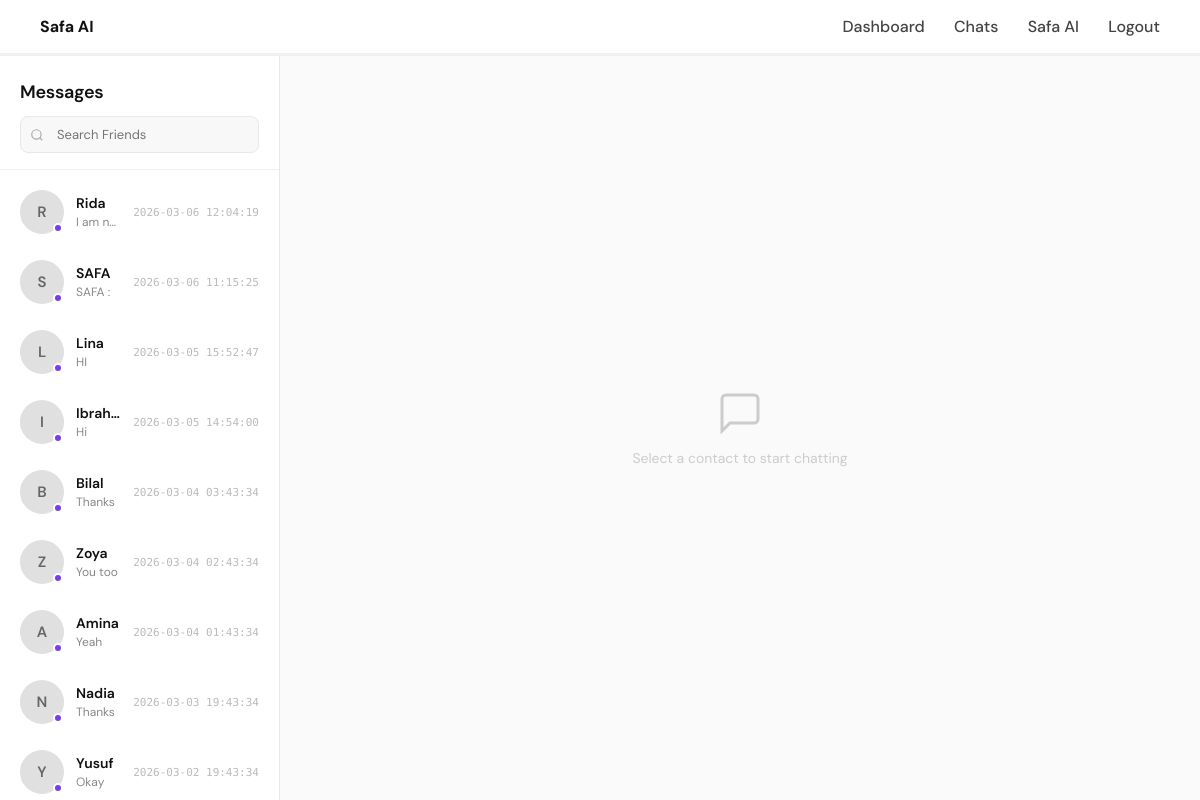
/chats (signed in), run on the app's committed database.
### tables this page shows
CREATE TABLE ai_chat (
    id INTEGER PRIMARY KEY AUTOINCREMENT,
    user_id INTEGER,
    contact_name TEXT,
    sender TEXT,
    message TEXT,
    timestamp DATETIME DEFAULT CURRENT_TIMESTAMP
);

### app.py (the view, shortened to what this page needs)
@app.route("/chats", methods=["GET", "POST"])
def chats():
    if "user_id" not in session:
        return redirect(url_for("login"))
    import sqlite3
    from datetime import datetime
    import pytz
    import random
    conn = sqlite3.connect("database.db")
    cursor = conn.cursor()
    ist = pytz.timezone("Asia/Kolkata")
    contact = request.args.get("contact")
    chats = []
    contacts_list = []
    cursor.execute("""
        SELECT contact_name, message, timestamp
        FROM ai_chat
        WHERE user_id = ?
        ORDER BY timestamp DESC
    """, (session["user_id"],))
    rows = cursor.fetchall()
    contacts = {}
    for name, message, timestamp in rows:
        if name not in contacts:
            contacts[name] = {
                "last_message": message,
                "timestamp": timestamp
            }
    contacts_list = [
        (name, data["last_message"], data["timestamp"])
        for name, data in contacts.items()
    ]
    conn.close()
    return render_template(
        "chats.html",
        contacts=contacts_list,
        chats=chats,
        selected_contact=contact
    )

### templates/chats.html (shortened to what this page needs)
{% extends "base.html" %}
{% block content %}
<div class="chat-container">
    <div class="contact-list">
        <div class="contact-list-header">
            <h2>Messages</h2>
            <div class="contact-search">
                <input type="text" placeholder="Search Friends">
            </div>
        </div>
        <div class="contact-scroll">
            {% for name, last_message, timestamp in contacts %}
            <a href="/chats?contact={{ name }}" class="contact-item {% if name == selected_contact %}active{% endif %}">
                <div class="contact-avatar">
                    {{ name[0] }}
                    <span class="status-dot online"></span>
                </div>
                <div class="contact-info">
                    <div class="contact-name">{{ name }}</div>
                    <div class="contact-preview">{{ last_message }}</div>
                </div>
                <div class="contact-meta">
                    <span class="contact-time">{{ timestamp }}</span>
                </div>
            </a>
            {% endfor %}
        </div>
    </div>
    <div class="chat-window">
        {% if selected_contact %}
        <div class="chat-header">
            <div class="chat-header-avatar">
                {{ selected_contact[0] }}
                <span class="status-dot"></span>
            </div>
            <div class="chat-header-info">
                <div class="chat-header-name">{{ selected_contact }}</div>
                <div class="chat-header-status">Active now</div>
            </div>
            <div class="chat-header-actions">
                <button class="header-btn" type="button" title="Search">
                    <svg width="15" height="15" viewBox="0 0 24 24" fill="none" stroke="currentColor" stroke-width="2">
                        <circle cx="11" cy="11" r="8"/><path d="M21 21l-4.35-4.35"/>
                    </svg>
                </button>
                <button class="header-btn" type="button" title="Favorites">
                    <svg width="15" height="15" viewBox="0 0 24 24" fill="none" stroke="currentColor" stroke-width="2">
                        <path d="M20.84 4.61a5.5 5.5 0 0 0-7.78 0L12 5.67l-1.06-1.06a5.5 5.5 0 0 0-7.78 7.78l1.06 1.06L12 21.23l7.78-7.78 1.06-1.06a5.5 5.5 0 0 0 0-7.78z"/>
                    </svg>
                </button>
                <button class="header-btn" type="button" title="More">
                    <svg width="15" height="15" viewBox="0 0 24 24" fill="none" stroke="currentColor" stroke-width="2">
                        <circle cx="12" cy="5" r="1"/><circle cx="12" cy="12" r="1"/><circle cx="12" cy="19" r="1"/>
                    </svg>
                </button>
            </div>
        </div>
        <div class="messages" id="messageList">
            <div class="date-divider">Today</div>
            {% for contact_name, sender, message, timestamp in chats %}
            <div class="message {{ sender }}">
                <div class="msg-bubble-wrap">
                    <div class="msg-text">{{ message }}</div>
                    <div class="msg-time">{{ timestamp }}</div>
                </div>
            </div>
            {% endfor %}
        </div>
        <form method="POST" class="chat-input-area" id="chatForm">
            <input type="hidden" name="contact" value="{{ selected_contact }}">
            <div class="input-actions">
                <button type="button" class="input-btn" title="Attach">
                    <svg width="16" height="16" viewBox="0 0 24 24" fill="none" stroke="currentColor" stroke-width="2">
                        <path d="M21.44 11.05l-9.19 9.19a6 6 0 0 1-8.49-8.49l9.19-9.19a4 4 0 0 1 5.66 5.66l-9.2 9.19a2 2 0 0 1-2.83-2.83l8.49-8.48"/>
                    </svg>
                </button>
            </div>
            <input type="text" name="message" placeholder="Write Something..." required autocomplete="off">
            <div class="input-actions">
                <button type="button" class="input-btn" title="Emoji">
                    <svg width="16" height="16" viewBox="0 0 24 24" fill="none" stroke="currentColor" stroke-width="2">
                        <circle cx="12" cy="12" r="10"/><path d="M8 14s1.5 2 4 2 4-2 4-2"/><line x1="9" y1="9" x2="9.01" y2="9"/><line x1="15" y1="9" x2="15.01" y2="9"/>
                    </svg>
                </button>
            </div>
                <button type="submit" class="send-btn" title="Send">
                    <svg xmlns="http://www.w3.org/2000/svg" width="16" height="16" viewBox="0 0 24 24" fill="none" stroke="currentColor" stroke-width="2.5" stroke-linecap="round" stroke-linejoin="round">
                        <line x1="22" y1="2" x2="11" y2="13"/><polygon points="22 2 15 22 11 13 2 9 22 2"/>
                    </svg>
                </button>
        </form>
        {% else %}
        <div class="empty-state">
            <svg width="48" height="48" viewBox="0 0 24 24" fill="none" stroke="currentColor" stroke-width="1.5">
                <path d="M21 15a2 2 0 0 1-2 2H7l-4 4V5a2 2 0 0 1 2-2h14a2 2 0 0 1 2 2z"/>
            </svg>
            <span>Select a contact to start chatting</span>
        </div>
        {% endif %}
    </div>
</div>
{% endblock %}

### static/style.css (style rules this page uses)
:root { --violet:#7c3aed; --violet-light:#ede9fe; --bg:#f7f5ff; --text:#2c2c2c; }
body { margin:0; font-family:Segoe UI, Arial, sans-serif; background:#ffffff; color:var(--text); }
.contact-name { font-weight:500; }

### templates/chats.html (style rules this page uses)
*, *::before, *::after { box-sizing: border-box; margin: 0; padding: 0; }
html, body { height: 100%; width: 100%; font-family: 'DM Sans', sans-serif; background: #f0f0f0; color: #111; overflow: hidden; }
.chat-container { display: flex; flex-direction: row; position: fixed; top: var(--navbar-height, 56px); left: 0; right: 0; bottom: 0; overflow: hidden; }
.contact-list { width: 280px; min-width: 280px; background: #fff; border-right: 1px solid #e8e8e8; display: flex; flex-direction: column; overflow: hidden; }
.contact-list-header { padding: 24px 20px 16px; border-bottom: 1px solid #f0f0f0; }
.contact-list-header h2 { font-size: 18px; font-weight: 600; letter-spacing: -0.3px; color: #111; }
.contact-search { margin-top: 12px; position: relative; }
.contact-search input { width: 100%; padding: 9px 14px 9px 36px; border: 1px solid #e8e8e8; border-radius: 8px; font-size: 13px; font-family: 'DM Sans', sans-serif; background: #f8f8f8; color: #333; outline: none; transition: border 0.2s; }
.contact-scroll { flex: 1; overflow-y: auto; padding: 8px 10px; }
.contact-item { display: flex; align-items: center; gap: 12px; padding: 12px 10px; text-decoration: none; color: #111; border-radius: 10px; margin-bottom: 2px; transition: background 0.15s; position: relative; }
.contact-avatar { width: 44px; height: 44px; border-radius: 50%; background: #e0e0e0; display: flex; align-items: center; justify-content: center; font-size: 15px; font-weight: 600; color: #666; flex-shrink: 0; position: relative; }
.contact-avatar .status-dot { position: absolute; bottom: 1px; right: 1px; width: 10px; height: 10px; border-radius: 50%; background: #888; border: 2px solid #fff; }
.contact-avatar .status-dot.online { background: #7c3aed; }
.contact-info { flex: 1; min-width: 0; }
.contact-name { font-size: 14px; font-weight: 600; color: #111; white-space: nowrap; overflow: hidden; text-overflow: ellipsis; }
.contact-preview { font-size: 12px; color: #888; margin-top: 2px; white-space: nowrap; overflow: hidden; text-overflow: ellipsis; }
.contact-meta { display: flex; flex-direction: column; align-items: flex-end; gap: 5px; flex-shrink: 0; }
.contact-time { font-size: 11px; color: #bbb; font-family: 'DM Mono', monospace; }
.chat-window { flex: 1; display: flex; flex-direction: column; background: #fafafa; min-width: 0; overflow: hidden; }
.empty-state { flex: 1; display: flex; flex-direction: column; align-items: center; justify-content: center; color: #ccc; gap: 12px; font-size: 14px; }

### data on the page
ai_chat: contact_name "R", contact_name "Rida", message "I am n…", timestamp "2026-03-06 12:04:19"
ai_chat: contact_name "S", contact_name "SAFA", message "SAFA :", timestamp "2026-03-06 11:15:25"
ai_chat: contact_name "L", contact_name "Lina", message "HI", timestamp "2026-03-05 15:52:47"
ai_chat: contact_name "I", contact_name "Ibrah…", message "Hi", timestamp "2026-03-05 14:54:00"
ai_chat: contact_name "B", contact_name "Bilal", message "Thanks", timestamp "2026-03-04 03:43:34"
ai_chat: contact_name "Z", contact_name "Zoya", message "You too", timestamp "2026-03-04 02:43:34"
ai_chat: contact_name "A", contact_name "Amina", message "Yeah", timestamp "2026-03-04 01:43:34"
ai_chat: contact_name "N", contact_name "Nadia", message "Thanks", timestamp "2026-03-03 19:43:34"
ai_chat: contact_name "Y", contact_name "Yusuf", message "Okay", timestamp "2026-03-02 19:43:34"
